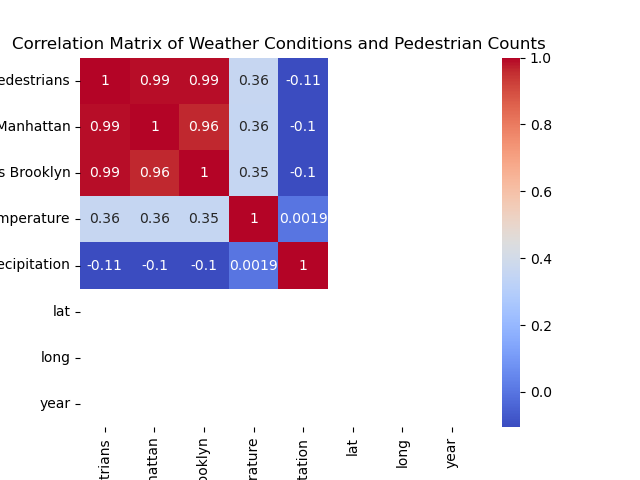

Python code for this plot:
# 2) Track pedestrian counts on the Brooklyn Bridge for the year 2019 and analyze how different
# weather conditions influence pedestrian activity in that year. Sort the pedestrian count data
# by weather summary to identify any correlations( with a correlation matrix) between weather patterns
# and pedestrian counts for the selected year.

import pandas as pd
import matplotlib.pyplot as plt
import seaborn as sns
import numpy as np


def main():
    # Load the dataset
    data_url = "https://data.cityofnewyork.us/api/views/6fi9-q3ta/rows.csv?accessType=DOWNLOAD"
    df = pd.read_csv(data_url)

    # Convert the 'hour_beginning' column to datetime format
    df['hour_beginning'] = pd.to_datetime(df['hour_beginning'], format='%m/%d/%Y %I:%M:%S %p', errors='coerce')

    # Correctly referencing the 'weather_summary' column
    df['year'] = df['hour_beginning'].dt.year
    df_2019_brooklyn_bridge = df[(df['year'] == 2019) & (df['location'].str.contains('Brooklyn Bridge'))]

    # Assuming df_2019_brooklyn_bridge is correctly filtered to only include data for 2019 and the Brooklyn Bridge
    # Group by 'weather_summary' and explicitly sum only the 'Pedestrians' column, then sort the results
    weather_counts = df_2019_brooklyn_bridge.groupby('weather_summary')['Pedestrians'].sum().sort_values()

    # Continue with the correlation matrix analysis
    # Ensure that the DataFrame used in the correlation matrix only contains numeric columns
    numeric_df = df_2019_brooklyn_bridge.select_dtypes(include=[np.number])
    sns.heatmap(numeric_df.corr(), annot=True, cmap='coolwarm')
    plt.title('Correlation Matrix of Weather Conditions and Pedestrian Counts')
    plt.show()


if __name__ == '__main__':
    main()
